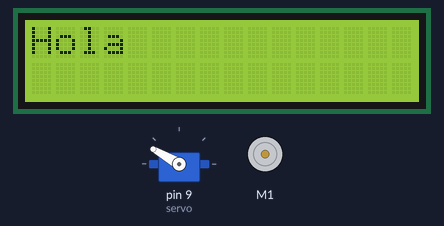
Simulated run of this sketch. Board: Arduino Uno, built with avr-gcc and run on an emulated ATmega328P. Shown: 16×2 character LCD, servo, DC motor (green arrow = forward, orange = backward, longer = faster). What the sketch prints to the serial monitor is not drawn.

Above: at 0.1 s.
At 10.1 s:
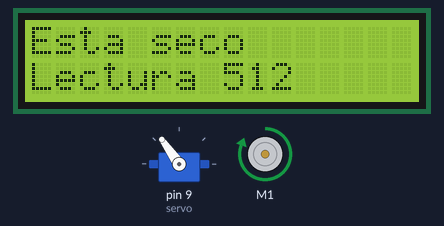
At 10.55 s:
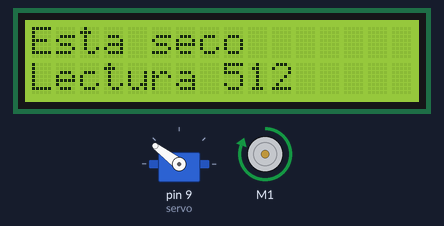
At 11.0 s:
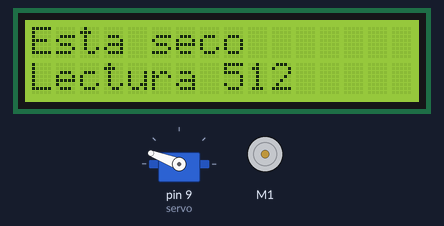
Timing chart, 0 to 12.5 s (numbered marks = the images above):
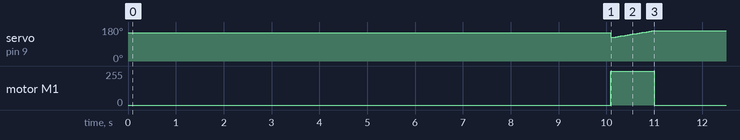

Measured:
- by itself, motor M1: stopped → forward 255/255 at 10.1 s, → stopped 0.90 s later

The sketch:

SistemaAutomatizadoDeRiegoDePlantas.ino
```cpp
/*
  Proyecto para feria cientifica de Sion
  Integrantes: Byron Cordero, Wmmanuel Cortez, Jorge Aguilar
*/
#include <Wire.h>
#include <LCD.h>
#include <LiquidCrystal_I2C.h>
#include <Adafruit_MotorShield.h>
#include <Servo.h>

#define LIMITE_SECO 260
#define LIMITE_BIEN 200

#define I2C_ADDR 0x27
#define BACKLIGHT_PIN 3
#define En_pin 2
#define Rw_pin 1
#define Rs_pin 0
#define D4_pin 4
#define D5_pin 5
#define D6_pin 6
#define D7_pin 7

Adafruit_MotorShield AFMS = Adafruit_MotorShield();

Adafruit_DCMotor *myMotor = AFMS.getMotor(1);

LiquidCrystal_I2C lcd(I2C_ADDR, En_pin, Rw_pin, Rs_pin, D4_pin, D5_pin, D6_pin, D7_pin);

int pinSensorHumedad = A0;
int lecturaDeHumedad = 0;
int retrasoDeCiclo = 30000;
Servo servo;

void setup() {
  Serial.begin(9600);

  lcd.begin(16, 2);
  lcd.setBacklightPin(BACKLIGHT_PIN, POSITIVE);
  lcd.setBacklight(HIGH);
  lcd.home();

  servo.attach(9);

  servo.write(150);

  lcd.print("Hola");

  AFMS.begin();
  myMotor->setSpeed(255);

  delay(10000);

}
void irrigar() {
  Serial.print("irrigando");
  myMotor->run(FORWARD);
  int position;

  for(position = 125; position < 160; position += 2)
  {
    servo.write(position);  // Move to next position
    delay(50);               // Short pause to allow it to move
  }

  myMotor->run(RELEASE);

  delay(2000);
}

void loop() {
  lecturaDeHumedad = analogRead(pinSensorHumedad);
  Serial.print("lectura ");
  Serial.println(lecturaDeHumedad);
  lcd.clear();
  lcd.setCursor (0, 1);
  lcd.print("Lectura");
  lcd.setCursor (8, 1);
  lcd.print(lecturaDeHumedad);


  if(lecturaDeHumedad>=LIMITE_SECO)
  {
      Serial.println("esta seco");
      lcd.setCursor(0, 0);
      lcd.print("Esta seco");
      irrigar();

  }
  else if(lecturaDeHumedad>=LIMITE_BIEN)
  {
      Serial.println("esta bien");
      lcd.setCursor(0, 0);
      lcd.print("Esta bien");
  }
  else
  {
      Serial.println("sobre Hidratado");
      lcd.setCursor(0, 0);
      lcd.print("Sobre hidratado");
  }

  delay(retrasoDeCiclo);

}
```
